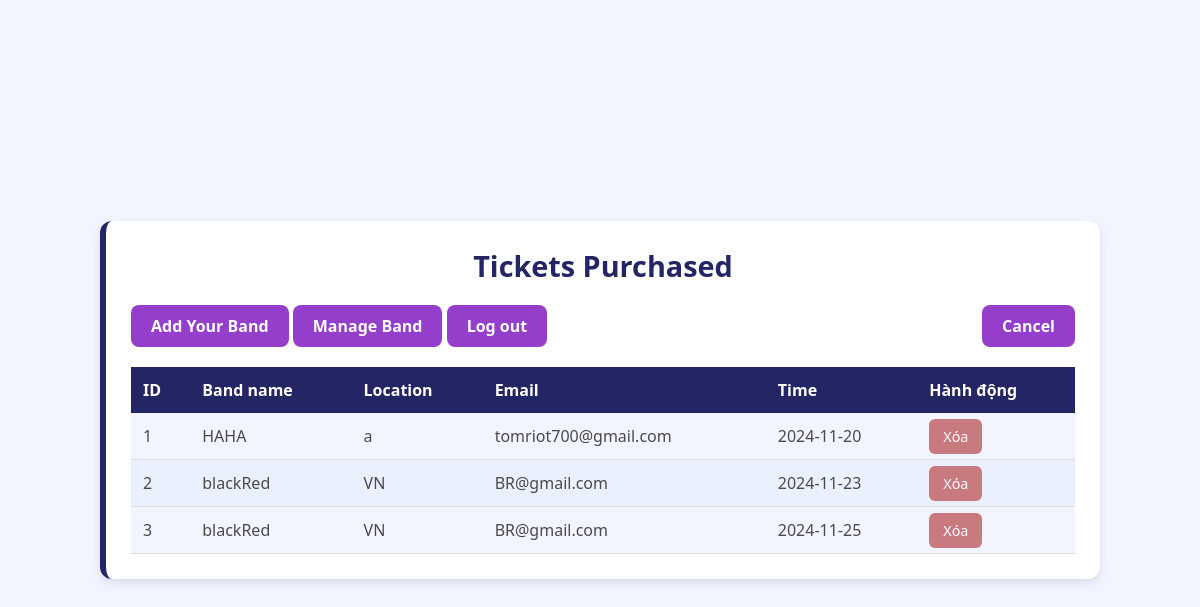
The app's page /qlband.php (signed in) with its own data.
### tables this page shows
CREATE TABLE `ticket` (
  `id` int(11) NOT NULL,
  `bandname` varchar(255) NOT NULL,
  `LocaEvent` varchar(100) NOT NULL,
  `mail` varchar(100) NOT NULL,
  `time` date NOT NULL
);

### qlband.php (the view, shortened to what this page needs)
<!DOCTYPE html>
<html lang="en">
<head>
    <link rel="stylesheet" href="./1.css">
</head>
<body>
     <div class="container_purchased " id="js-container-purchased">
        <h3 class="title">Tickets Purchased</h3>
        <div class="btn_link">
            <a class="submit" name="btn-add"  href="./php/create.php">Add Your Band</a>
            <div class="submit" name="btn-ticket" onclick="toggleContainer('create')">Manage Band </div>
            <?php if (isset($_SESSION['username'])):?>
                <a class="submit" href="php/logout.php">Log out</a>
        <?php else: ?>
            <a class="submit" href="php/login.php">Login</a>
        <?php endif; ?>
            <a class="submit" name="btn-cancel" href="index.php">Cancel</a>
        </div>
        <div class="table">
        <table>
            <thead>
                <tr>
                    <th>ID</th>
                    <th>Band name</th>
                    <th>Location</th>
                    <th>Email</th>
                    <th>Time</th>
                    <th>Hành động</th>
                </tr>
            </thead>
            <tbody>
            <?php
            if (isset($_SESSION['username'])){
                include("php/connect.php");
                $sql = "SELECT * FROM `ticket`";
                $result = $con->query($sql);
                if ($result->num_rows > 0) {
                    while ($row = $result->fetch_assoc()) {
                        echo "
                            <tr>
                                <td>{$row['id']}</td>
                                <td>{$row['bandname']}</td>
                                <td>{$row['LocaEvent']}</td>
                                <td>{$row['mail']}</td>
                                <td>{$row['time']}</td>
                                <td>
                                    <a class='btn danger' style='margin-right: 0;' href='php/delete.php?id={$row['id']}'>Xóa</a>
                                </td>
                            </tr>
                        ";
                    }
                }
            } else {
                echo "<tr><td colspan='6'>Login to use this Feature</td></tr>";
            }
?>
            </tbody>
        </table>
        </div>
    </div>
</body>
</html>

### 1.css (style rules this page uses)
:root { --white-text: #fff; --deep-blue: rgba(36, 37, 101, 1); --highlight-purple: rgba(122, 14, 190, 0.8); --light-blue-bg: #F2F4FF; }
* { margin: 0; padding: 0; box-sizing: border-box; font-family: system-ui, "Segoe UI", Roboto, Helvetica, Arial, sans-serif, "Apple Color Emoji", "Segoe UI Emoji", "Segoe UI Symbol"; }
body { background-color: var(--light-blue-bg); display: flex; justify-content: center; align-items: center; min-height: 100vh; padding: 20px; }
.container_purchased, .container_create { width: 90%; max-width: 1000px; padding: 25px; background-color: var(--white-text); border-radius: 12px; box-shadow: 0px 4px 10px rgba(0, 0, 0, 0.1); border-left: 6px solid var(--deep-blue); }
.title { text-align: center; font-size: 1.8em; color: var(--deep-blue); margin-bottom: 20px; font-weight: bold; }
.submit { display: inline-block; background-color: var(--highlight-purple); color: var(--white-text); padding: 10px 20px; text-decoration: none; border-radius: 8px; font-weight: bold; margin-bottom: 20px; transition: background-color 0.3s ease; }
.table { overflow-x: auto; }
table { width: 100%; border-collapse: collapse; background-color: var(--light-blue-bg); }
thead th { background-color: var(--deep-blue); color: var(--white-text); padding: 12px; text-align: left; font-weight: bold; }
tbody td { padding: 12px; border-bottom: 1px solid #ddd; color: #4a4a4a; }
tbody tr:nth-child(even) { background-color: #ebf0ff; }
.btn { text-decoration: none; color: var(--white-text); padding: 8px 14px; border-radius: 6px; font-size: 0.9em; margin-right: 5px; transition: background-color 0.3s ease; }
.btn.danger { background-color: #c97a7e; }
.btn_link a[name^='btn-cancel'] { float: right; }
.btn_link div[name ='btn-ticket'] { cursor: pointer; }

### records on screen
ticket: id "1", bandname "HAHA", LocaEvent "a", mail "tomriot700@gmail.com", time "2024-11-20"
ticket: id "2", bandname "blackRed", LocaEvent "VN", mail "BR@gmail.com", time "2024-11-23"
ticket: id "3", bandname "blackRed", LocaEvent "VN", mail "BR@gmail.com", time "2024-11-25"
